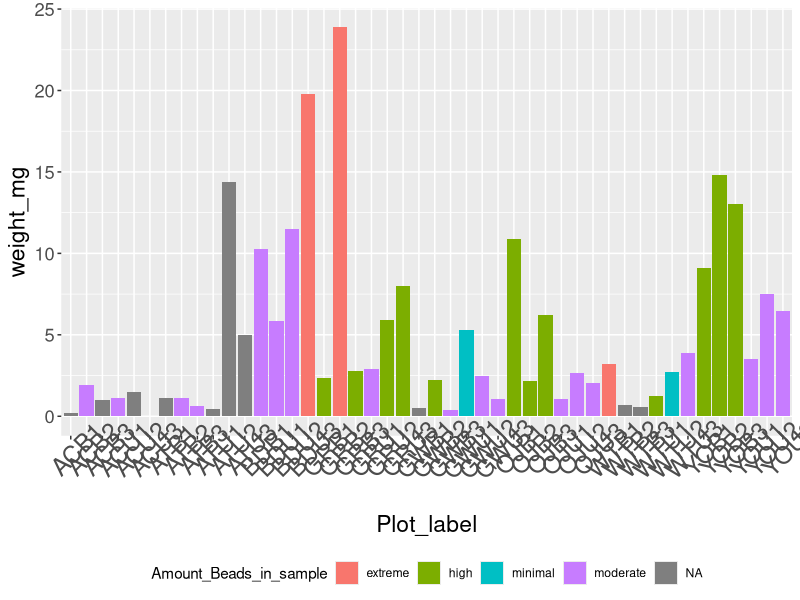

The R source for this figure:
library(readxl)
library(tidyr)
library(dplyr)
library(ggplot2)

myc_biomass <- read_excel("raw_data/bag_data_wagga.xlsx", 
                             sheet = "myc_biomass")

myc_biomass%>%
  ggplot(aes(x=Plot_label,y=weight_mg))+
  geom_col(aes(fill=Amount_Beads_in_sample))+
  theme(
    axis.title.x = element_text(size = rel(1.5)),   
    axis.title.y = element_text(size = rel(1.5), angle = 90),
    axis.text.x = element_text(size = rel(2), angle = 45), 
    axis.text.y = element_text(size = rel(1.5)),
    legend.position = "bottom" )

    